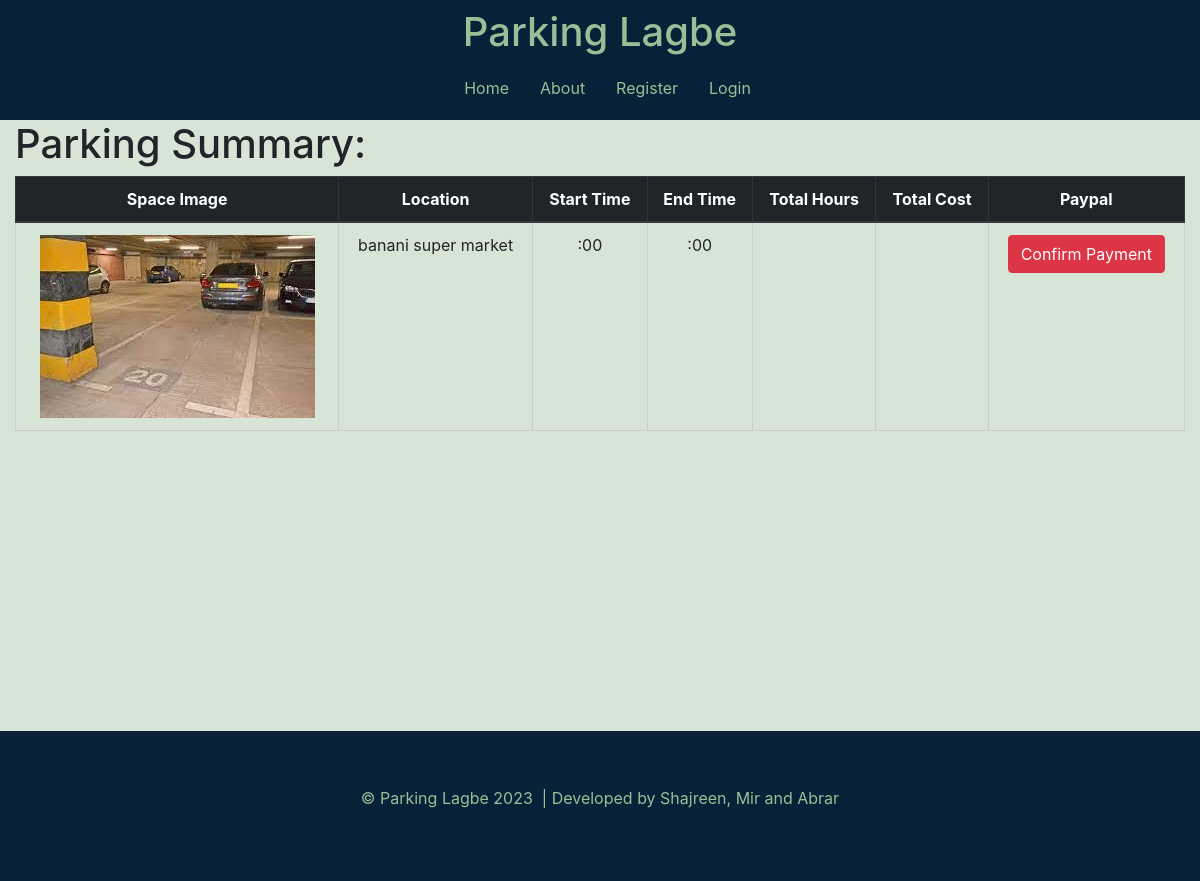
Screenshot of /PHP/payment.php?pid=17 with the database file from the repository.
### tables this page shows
CREATE TABLE `parkingspotdetails` (
  `PID` int(11) NOT NULL,
  `UID` int(11) NOT NULL,
  `Plocation` varchar(30) NOT NULL,
  `Pcoordinate` point NOT NULL,
  `Pphoto` text NOT NULL,
  `Psize` varchar(20) NOT NULL,
  `Costhour` float NOT NULL,
  `Security` varchar(40) NOT NULL,
  `Others` varchar(60) NOT NULL
);

### PHP/payment.php (the view, shortened to what this page needs)
<?php
require_once "connect.php";
?>
<html lang="en">
<head>
  <link rel="stylesheet" type="text/css" href="../css/payment.css" />
  <link rel="stylesheet" href="https://cdn.jsdelivr.net/npm/bootstrap@4.1.3/dist/css/bootstrap.min.css"
 />
</head>
<body>
  <?php
  if(isset($_SESSION["username"]))
  {
    $user= $_SESSION["username"];
    echo '<nav class="navbar navbar-expand-lg navbar-light ">';
    echo '    <a class="navbar-brand" href="home.php">';
    echo '      <h1>Parking Lagbe</h1>';
    echo '    </a>';
    echo '    <button class="navbar-toggler btn-btn-success" type="button" data-toggle="collapse"';
    echo '      data-target="#navbarSupportedContent" aria-controls="navbarSupportedContent" aria-expanded="false"';
    echo '      aria-label="Toggle navigation">';
    echo '      <span class="navbar-toggler-icon"></span>';
    echo '    </button>';
    echo '    <div class="collapse navbar-collapse" id="navbarSupportedContent">';
    echo '      <ul class="navbar-nav">';
    echo '        <li class="nav-item active">';
    echo "          <a class='nav-link' href='userprofile.php'> $user <span class='sr-only'>(current)</span></a>";
    echo '        </li>';
    echo '        <li class="nav-item active">';
    echo '          <a class="nav-link" href="home.php">Home <span class="sr-only">(current)</span></a>';
    echo '        </li>';
    echo '        <li class="nav-item">';
    echo '          <a class="nav-link" href="about.php">About</a>';
    echo '        </li>';
    echo '        <li class="nav-item">';
    echo '          <a class="nav-link" href="logout.php">Logout</a>';
    echo '        </li>';
    echo '      </ul>';
    echo '    </div>';
    echo '  </nav>';
  }
  else{
echo '<nav class="navbar navbar-expand-lg navbar-light ">';
echo '    <a class="navbar-brand" href="home.php">';
echo '      <h1>Parking Lagbe</h1>';
echo '    </a>';
echo '    <div class="collapse navbar-collapse" id="navbarSupportedContent">';
echo '      <ul class="navbar-nav">';
echo '        <li class="nav-item active">';
echo '          <a class="nav-link" href="home.php">Home <span class="sr-only">(current)</span></a>';
echo '        </li>';
echo '        <li class="nav-item">';
echo '          <a class="nav-link" href="about.php">About</a>';
echo '        </li>';
echo '        <li class="nav-item">';
echo '          <a class="nav-link" href="register.php">Register</a>';
echo '        </li>';
echo '        <li class="nav-item">';
echo '          <a class="nav-link" href="login.php">Login</a>';
echo '        </li>';
echo '      </ul>';
echo '    </div>';
echo '  </nav>';
  }
  ?>
  <?php
      $pid=$_GET['pid'];
      $start=$_GET['start'];
      $end=$_GET['end'];
      $totalhrs=$_GET['hour'];
      $totalcost=$_GET['cost'];
      $sql="SELECT * FROM `parkingspotdetails` WHERE PID='$pid'";
      $result=mysqli_query($conn,$sql);
      $row=mysqli_fetch_assoc($result);
      $location=$row['Plocation'];
      $photo=$row['Pphoto'];
    ?>
 <?php
 echo "<form method='post'>";
 echo "<div class=\"container-fluid\">";
 echo "    <div>";
 echo "      <h1>Parking Summary:</h1>";
 echo "    </div>";
 echo "    <div class=\"table-responsive-md\">";
 echo "      <table class=\"table\">";
 echo "        <thead class=\"thead-dark\">";
 echo "          <tr>";
 echo "            <th scope=\"col\">Space Image</th>";
 echo "            <th scope=\"col\">Location</th>";
 echo "            <th scope=\"col\">Start Time</th>";
 echo "            <th scope=\"col\">End Time</th>";
 echo "            <th scope=\"col\">Total Hours</th>";
 echo "            <th scope=\"col\">Total Cost</th>";
 echo "            <th scope=\"col\">Paypal</th>";
 echo "          </tr>";
 echo "        </thead>";
 echo "        <tbody>";
 echo "          <tr>";
 echo "            <th scope=\"row\">  <img src='$photo' alt=\"\"> </th>";
 echo "            <td>$location</td>";
 if($start=="10" || $start=="20"){
  $strim=rtrim($start, '0');
  $strim=$strim.'0';
  }else{
    $strim=rtrim($start, '0');
  }
  if($end=="10" || $end=="20"){
    $etrim=rtrim($end, '0');
    $etrim=$etrim.'0';
  }
  else{
    $etrim=rtrim($end, '0');
  }
 echo "            <td>$strim:00</td>";
 echo "            <td>$etrim:00</td>";
 echo "            <td>$totalhrs</td>";
 echo "            <td>$totalcost</td>";
 echo "            <td><button type=\"submit\" name=\"submit\" class=\"btn btn-danger\">Confirm Payment</button></td>";
 echo "          </tr>";
 echo "        </tbody>";
 echo "      </table>";
 echo "    </div>";
 echo "  </div>";
 echo "</form>";
 ?>
  <footer class="myfoot">
    <p>
      ©&nbsp;Parking Lagbe 2023 &nbsp;| Developed by Shajreen, Mir and Abrar
    </p>
  </footer>
</body>
</html>

### Css/payment.css (style rules this page uses)
body { background-color: rgba(153, 191, 151, 0.4) !important; }
nav { display: block; background-color: #092039 !important; }
.nav-link { color: rgba(153, 191, 151, 1) !important; }
.navbar-brand { color: rgba(153, 191, 151, 1) !important; }
.myfoot { color: rgba(153, 191, 151, 1); margin-top: 300px !important; background-color: #092039; display: flex; justify-content: center; height: 150px; align-items: center; }
@media (min-width: 992px) { nav.navbar.navbar-expand-lg.navbar-light { flex-direction: column; height: 120px; } }
@media (min-width: 992px) { li { padding-left: 15px; } }
@media (min-width: 992px) { .nav-link { color: rgba(153, 191, 151, 1) !important; } }
@media (min-width: 992px) { .navbar-brand { color: rgba(153, 191, 151, 1) !important; margin: 0 !important; padding: 0 !important; } }
@media (min-width: 992px) { .myfoot { color: rgba(153, 191, 151, 1); margin-top: 300px; background-color: #092039; display: flex; justify-content: center; height: 150px; align-items: center; } }
@media (min-width: 992px) { td { padding: 10px; } }
@media (min-width: 992px) { table { width: 100%; border-collapse: collapse; } }
@media (min-width: 992px) { table, th, td { border: 1px solid #ccc; padding: 8px; text-align: center; } }
@media (min-width: 597px) { .myfoot { color: rgba(153, 191, 151, 1); margin-top: 50px; background-color: #092039; display: flex; justify-content: center; height: 150px; align-items: center; } }

### rows the page displays
parkingspotdetails: Pphoto (picture), Plocation "banani super market"
